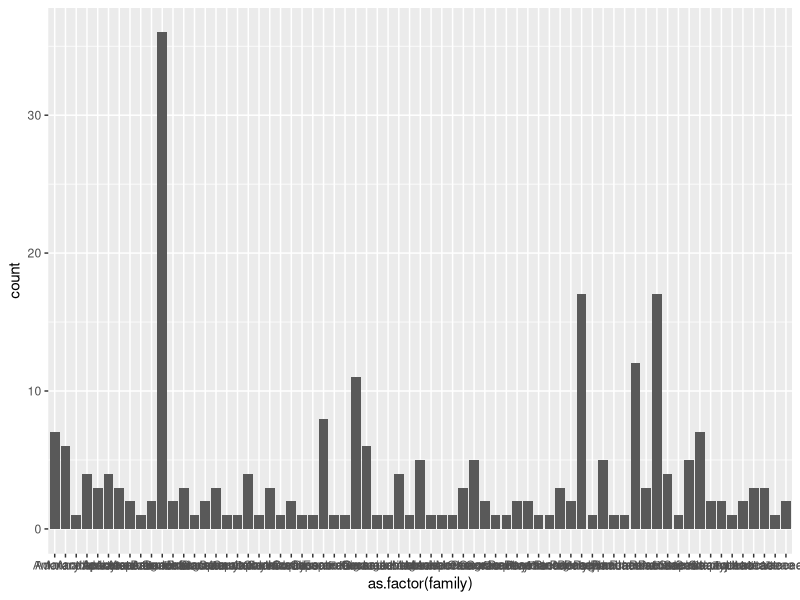

This chart was generated by the following R code:
# This is just an example to learn github and explore the data

# Step 1: Read the Data
# Step 2: Graph the Data

# Read Andrew's Cleaned data
dat.spp <- read.csv("../WORKING/spp.cleaned.2018-04-11.csv")
dim(dat.spp)
summary(dat.spp)

library(ggplot2)
png("../WORKING/Family_Histo.png")
ggplot(data=dat.spp) +
  geom_bar(aes(x=as.factor(family)))
dev.off()